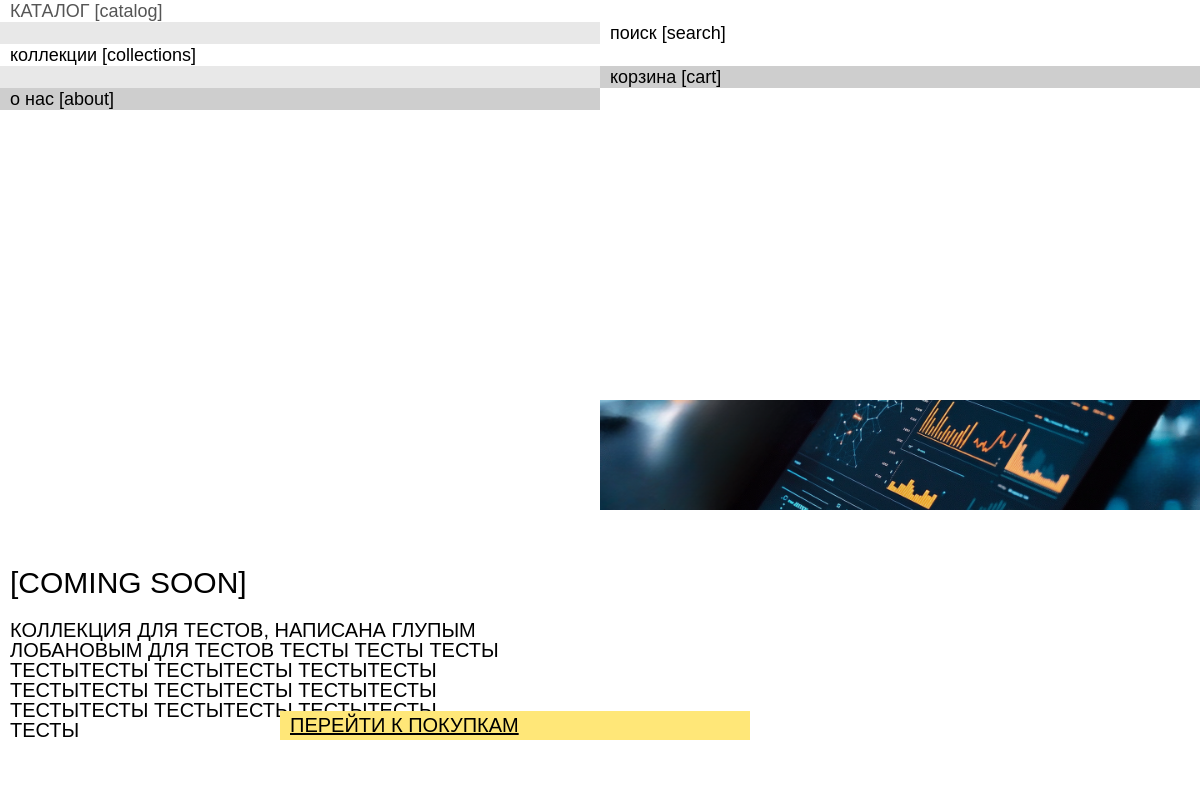
The app's page /collections/1/ with its own data.
### main/models.py (models this page shows, shortened)
class Collection(models.Model):
    name = models.CharField("Название коллекции", max_length=255)
    year = models.PositiveIntegerField("Год коллекции")
    status = models.CharField("Статус коллекции (наличие)", max_length=255)
    description = models.TextField(
        verbose_name="Описание",
        blank=True,
        null=True,
        help_text="Многострочное описание коллекции"
    )

class CollectionImage(models.Model):
    collection = models.ForeignKey(Collection, related_name='images', on_delete=models.CASCADE)
    image = models.ImageField("Фотография", upload_to='collections/')

### main/views.py (the view)
# urls.py: path('collections/<int:collection_id>/', views.collection_detail, name='collection_detail'),
def collection_detail(request, collection_id):
    collection = get_object_or_404(Collection, id=collection_id)
    images = CollectionImage.objects.filter(collection_id=collection_id)
    if collection.description is None:
        collection.description = ""
    return render(request, 'collection_detail.html', {
        'collection': collection,
        'images': images,
        'background_image': get_background_image(),
    })

### main/views.py (called while the page is built)
def get_background_image():
    try:
        return HomePageImage.objects.latest('uploaded_at')
    except HomePageImage.DoesNotExist:
        return None

### templates/collection_detail.html (shortened to what this page needs)
{% extends 'base.html' %}
{% load static %}
{% block content %}
    <div class="collection-detail">
        <div class="collection-info" id="collection-info">
            <div class="title-wrap">
                <div class="collection-title">[{{ collection.status }}]</div>
            </div>
            <div class="description">{{ collection.description }}</div>
            <a class="collection-plaque" href="{% url 'catalog' %}">перейти к покупкам</a>
        </div>
        <div class="collection-card-images">
            {% for img in images %}
                <img src="{{ img.image.url }}">
            {% endfor %}
        </div>
    </div>
{% endblock %}

### main/static/css/main.css (style rules this page uses)
* { margin: 0; padding: 0; }
body { background-color: white; font-family: sans-serif; display: flex; flex-direction: column; }
html, body { height: 100%; overflow-x: hidden; }
.title-wrap { width: 100%; margin-top: 12px; position: relative; display: flex; align-items: center; justify-content: start; }
.description { position: relative; font-size: 20px; margin: 20px 0; line-height: 1; max-width: 500px; }
.collection-title { font-size: 30px; }
.collection-plaque { color: #000; width: 450px; font-size: 20px; position: absolute; display: inline-block; padding: 3px 10px; text-decoration: underline; background-color: #FFE778; z-index: 3; font-weight: 400; bottom: 20px; right: -150px; }
.collection-card-images { display: flex; flex-direction: row; position: relative; width: 100%; overflow-x: auto; overflow-y: hidden; gap: 10px; z-index: 102; }
.collection-detail { display: grid; grid-template-columns: 1fr 1fr; position: relative; height: 100%; min-height: 0; overflow: hidden; }
.collection-info { flex: 1; display: flex; flex-direction: column; justify-content: flex-end; position: relative; margin-bottom: 40px; padding: 0 10px; text-transform: uppercase; transition: width .1s ease; }
.collection-card-images { width: 50vw; max-width: 100vw; overflow-x: auto; overflow-y: hidden; white-space: nowrap; scroll-behavior: smooth; transition: width .1s ease; }
.collection-card-images img { width: 100%; display: inline-block; object-fit: contain; vertical-align: middle; }

### records on screen
Collection: status "COMING SOON", description "КОЛЛЕКЦИЯ ДЛЯ ТЕСТОВ, НАПИСАНА ГЛУПЫМ ЛОБАНОВЫМ ДЛЯ ТЕСТОВ ТЕСТЫ ТЕСТЫ ТЕСТЫ ТЕСТЫТЕСТЫ ТЕСТЫТЕСТЫ ТЕСТЫТЕСТЫ ТЕСТЫТЕСТЫ ТЕСТЫТЕСТЫ ТЕСТЫТЕСТЫ ТЕСТЫТЕСТЫ ТЕСТЫТЕСТЫ ТЕСТЫТЕСТЫ ТЕСТЫ"
CollectionImage: image (picture)
